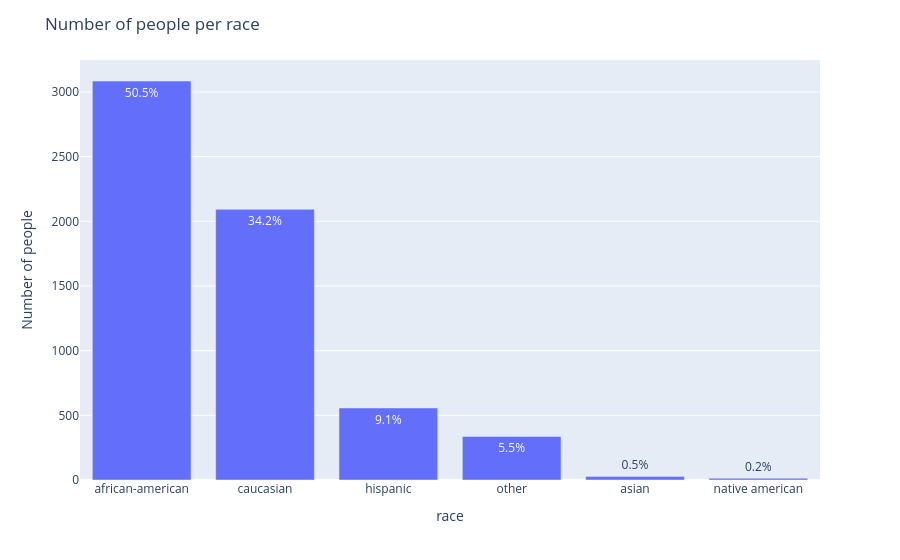
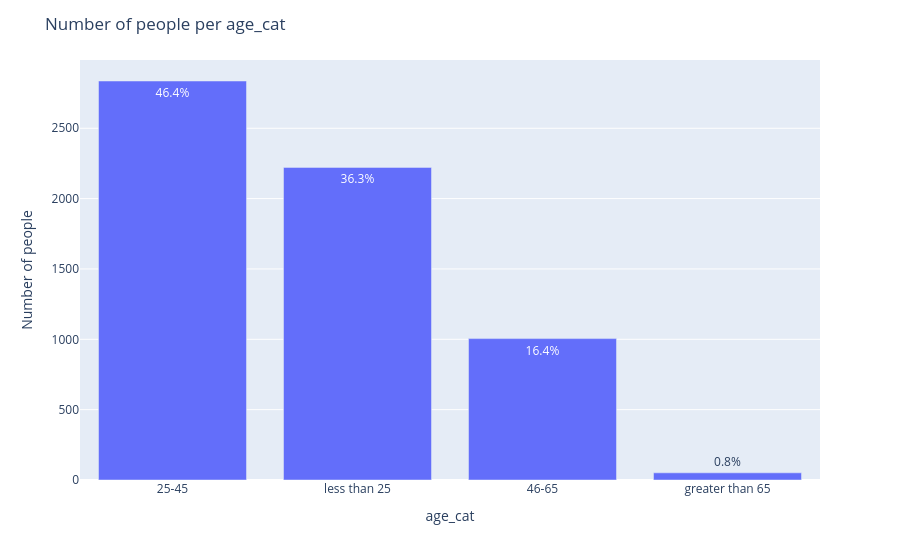
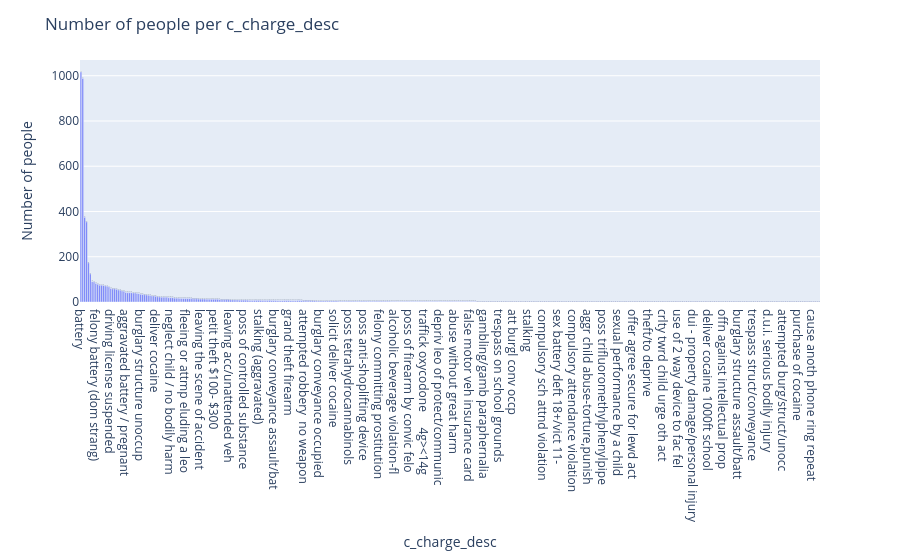
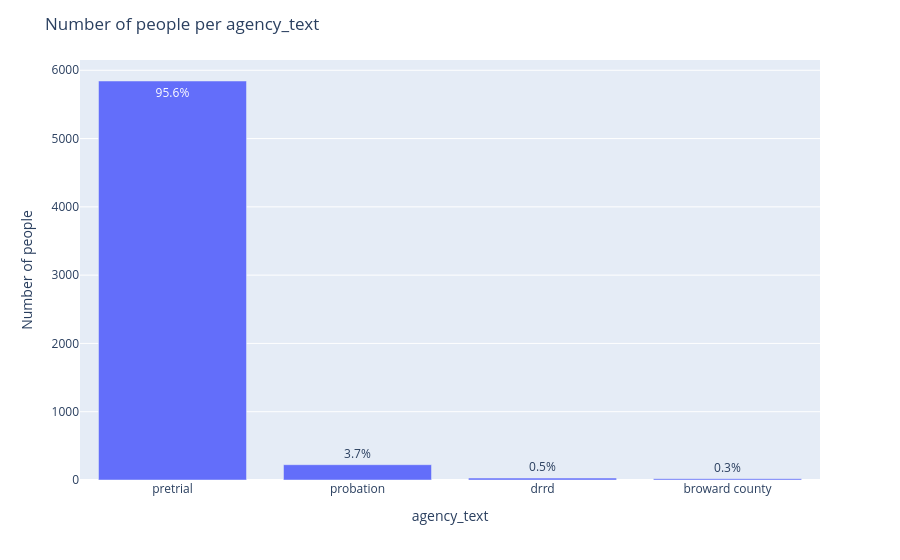

Source (notebook cell) for these figures, in order:
### Code cell
eda(df)

### Figure 1 — Plotly figure (JSON) as saved in the notebook; plotly's stock layout.template omitted (floating-point values rounded to 4 significant figures)
{"data": [{"alignmentgroup": "True", "hovertemplate": "race=%{x}<br>frequency=%{y}<br>text=%{text}<extra></extra>", "legendgroup": "", "marker": {"color": "#636efa", "pattern": {"shape": ""}}, "name": "", "offsetgroup": "", "orientation": "v", "showlegend": false, "text": ["50.5%", "34.2%", "9.1%", "5.5%", "0.5%", "0.2%"], "textposition": "auto", "type": "bar", "x": ["african-american", "caucasian", "hispanic", "other", "asian", "native american"], "xaxis": "x", "y": [3085, 2093, 557, 337, 28, 14], "yaxis": "y"}], "layout": {"barmode": "relative", "legend": {"tracegroupgap": 0}, "margin": {"t": 60}, "title": {"text": "Number of people per race"}, "xaxis": {"anchor": "y", "domain": [0, 1], "title": {"text": "race"}}, "yaxis": {"anchor": "x", "domain": [0, 1], "title": {"text": "Number of people"}}}}

### Figure 2 — Plotly figure (JSON) as saved in the notebook; plotly's stock layout.template omitted (floating-point values rounded to 4 significant figures)
{"data": [{"alignmentgroup": "True", "hovertemplate": "age_cat=%{x}<br>frequency=%{y}<br>text=%{text}<extra></extra>", "legendgroup": "", "marker": {"color": "#636efa", "pattern": {"shape": ""}}, "name": "", "offsetgroup": "", "orientation": "v", "showlegend": false, "text": ["46.4%", "36.3%", "16.4%", "0.8%"], "textposition": "auto", "type": "bar", "x": ["25-45", "less than 25", "46-65", "greater than 65"], "xaxis": "x", "y": [2836, 2222, 1005, 51], "yaxis": "y"}], "layout": {"barmode": "relative", "legend": {"tracegroupgap": 0}, "margin": {"t": 60}, "title": {"text": "Number of people per age_cat"}, "xaxis": {"anchor": "y", "domain": [0, 1], "title": {"text": "age_cat"}}, "yaxis": {"anchor": "x", "domain": [0, 1], "title": {"text": "Number of people"}}}}

### Figure 3 — Plotly figure (JSON) as saved in the notebook; plotly's stock layout.template omitted (floating-point values rounded to 4 significant figures; data arrays with more than 128 entries replaced by an {"elided": "..."} marker saying what was removed)
{"data": [{"alignmentgroup": "True", "hovertemplate": "c_charge_desc=%{x}<br>frequency=%{y}<br>text=%{text}<extra></extra>", "legendgroup": "", "marker": {"color": "#636efa", "pattern": {"shape": ""}}, "name": "", "offsetgroup": "", "orientation": "v", "showlegend": false, "text": {"elided": "396 str values"}, "textposition": "auto", "type": "bar", "x": {"elided": "396 str values"}, "xaxis": "x", "y": {"elided": "396 int values"}, "yaxis": "y"}], "layout": {"barmode": "relative", "legend": {"tracegroupgap": 0}, "margin": {"t": 60}, "title": {"text": "Number of people per c_charge_desc"}, "xaxis": {"anchor": "y", "domain": [0, 1], "title": {"text": "c_charge_desc"}}, "yaxis": {"anchor": "x", "domain": [0, 1], "title": {"text": "Number of people"}}}}

### Figure 4 — Plotly figure (JSON) as saved in the notebook; plotly's stock layout.template omitted (floating-point values rounded to 4 significant figures)
{"data": [{"alignmentgroup": "True", "hovertemplate": "agency_text=%{x}<br>frequency=%{y}<br>text=%{text}<extra></extra>", "legendgroup": "", "marker": {"color": "#636efa", "pattern": {"shape": ""}}, "name": "", "offsetgroup": "", "orientation": "v", "showlegend": false, "text": ["95.6%", "3.7%", "0.5%", "0.3%"], "textposition": "auto", "type": "bar", "x": ["pretrial", "probation", "drrd", "broward county"], "xaxis": "x", "y": [5843, 224, 28, 19], "yaxis": "y"}], "layout": {"barmode": "relative", "legend": {"tracegroupgap": 0}, "margin": {"t": 60}, "title": {"text": "Number of people per agency_text"}, "xaxis": {"anchor": "y", "domain": [0, 1], "title": {"text": "agency_text"}}, "yaxis": {"anchor": "x", "domain": [0, 1], "title": {"text": "Number of people"}}}}
